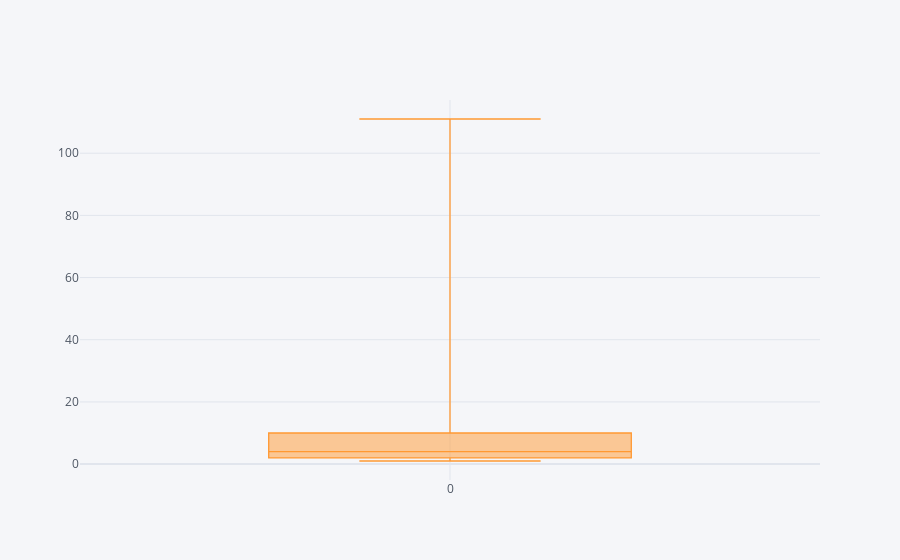

This figure's notebook cell:
### Code cell
df1 = pd.DataFrame([1,2,1,2,4,5,8,10,11,2,1,3,4,5,2,110,111,101])
df1.iplot(kind='box')

### Figure 1 — Plotly figure (JSON) as saved in the notebook; plotly's stock layout.template omitted (floating-point values rounded to 4 significant figures)
{"data": [{"boxpoints": false, "line": {"width": 1.3}, "marker": {"color": "rgba(255, 153, 51, 1.0)"}, "name": "0", "orientation": "v", "type": "box", "y": [1, 2, 1, 2, 4, 5, 8, 10, 11, 2, 1, 3, 4, 5, 2, 110, 111, 101]}], "layout": {"legend": {"bgcolor": "#F5F6F9", "font": {"color": "#4D5663"}}, "paper_bgcolor": "#F5F6F9", "plot_bgcolor": "#F5F6F9", "title": {"font": {"color": "#4D5663"}}, "xaxis": {"gridcolor": "#E1E5ED", "showgrid": true, "tickfont": {"color": "#4D5663"}, "title": {"font": {"color": "#4D5663"}, "text": ""}, "zerolinecolor": "#E1E5ED"}, "yaxis": {"gridcolor": "#E1E5ED", "showgrid": true, "tickfont": {"color": "#4D5663"}, "title": {"font": {"color": "#4D5663"}, "text": ""}, "zerolinecolor": "#E1E5ED"}}}
